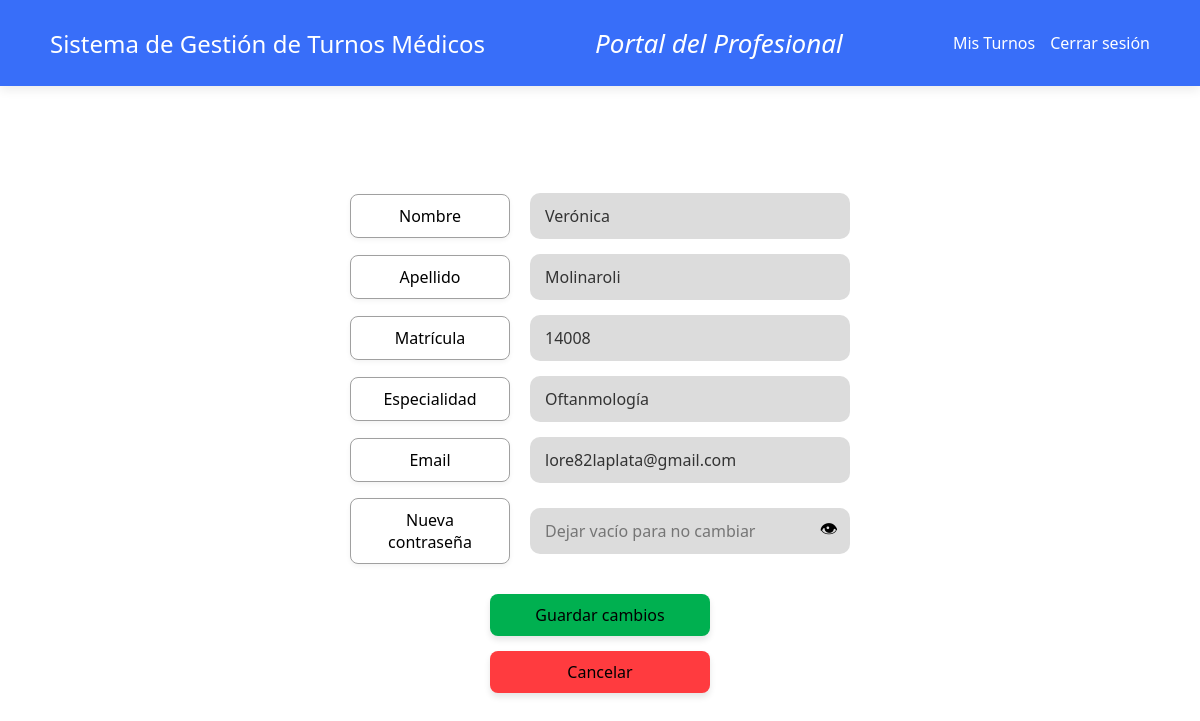
/editar-profesional/ (signed in), run on the app's committed database.
### turnos/models.py (models this page shows, shortened)
class Profesional(models.Model):
    nombre = models.CharField(max_length=100)
    apellido = models.CharField(max_length=100)
    matricula = models.CharField(max_length=50, unique=True)
    especialidad = models.CharField(max_length=100)
    email = models.EmailField(unique=True, null=True, blank=True)
    contrasena = models.CharField(max_length=255) # Para guardar la clave encriptada

### turnos/views.py (the view, shortened to what this page needs)
# urls.py: path('editar-profesional/', views.editar_profesional, name='editar_profesional'),
def editar_profesional(request):
    profesional_id = request.session.get('profesional_id')
    if not profesional_id:
        return redirect('ingreso_profesional')
    profesional = Profesional.objects.get(id=profesional_id)
    return render(request, 'turnos/editar_profesional.html', {'profesional': profesional})

### turnos/templates/turnos/editar_profesional.html (shortened to what this page needs)
<!DOCTYPE html>
<html lang="es">
<head>
</head>
<body>
    <header>
        <div class="logo-titulo">Sistema de Gestión de Turnos Médicos</div>
        <div class="subtitulo-portal">Portal del Profesional</div>
        <div style="display: flex; gap: 15px;">
            <a href="{% url 'lista_turnos_profesional' %}" style="color: white; text-decoration: none; font-size: 16px;">Mis Turnos</a>
            <a href="{% url 'cerrar_sesion' %}" style="color: white; text-decoration: none; font-size: 16px;">Cerrar sesión</a>
        </div>
    </header>
    <div class="contenedor-formulario">
        <form action="{% url 'editar_profesional' %}" method="POST">
            <div class="fila-campo">
                <div class="etiqueta-caja">Nombre</div>
                <input type="text" name="nombre" value="{{ profesional.nombre }}" class="caja-entrada" required>
            </div>
            <div class="fila-campo">
                <div class="etiqueta-caja">Apellido</div>
                <input type="text" name="apellido" value="{{ profesional.apellido }}" class="caja-entrada" required>
            </div>
            <div class="fila-campo">
                <div class="etiqueta-caja">Matrícula</div>
                <input type="text" value="{{ profesional.matricula }}" class="caja-entrada" disabled>
            </div>
            <div class="fila-campo">
                <div class="etiqueta-caja">Especialidad</div>
                <input type="text" name="especialidad" value="{{ profesional.especialidad }}" class="caja-entrada" required>
            </div>
            <div class="fila-campo">
                <div class="etiqueta-caja">Email</div>
                <input type="email" name="email" value="{{ profesional.email }}" class="caja-entrada" required>
            </div>
            <div class="fila-campo">
                <div class="etiqueta-caja">Nueva contraseña</div>
                <div style="position: relative; flex: 1;">
                    <input type="password" id="nueva_contrasena" name="nueva_contrasena" class="caja-entrada" style="width: 100%; padding-right: 45px;" placeholder="Dejar vacío para no cambiar">
                    <span onclick="togglePassword('nueva_contrasena')" style="position: absolute; right: 12px; top: 50%; transform: translateY(-50%); cursor: pointer; font-size: 18px;">👁</span>
                </div>
            </div>
            <button type="submit" class="btn-accion btn-guardar">Guardar cambios</button>
            <a href="{% url 'lista_turnos_profesional' %}" class="btn-accion btn-cancelar">Cancelar</a>
        </form>
    </div>
</body>
</html>

### turnos/templates/turnos/editar_profesional.html (style rules this page uses)
* { margin: 0; padding: 0; box-sizing: border-box; font-family: 'Segoe UI', Tahoma, Geneva, Verdana, sans-serif; }
body { background-color: #FFFFFF; height: 100vh; display: flex; flex-direction: column; overflow-x: hidden; }
header { background-color: #386EF9; width: 100%; padding: 25px 50px; display: flex; justify-content: space-between; align-items: center; box-shadow: 0 4px 10px rgba(0, 0, 0, 0.08); }
.logo-titulo { font-size: 24px; font-weight: 500; color: #FFFFFF; }
.subtitulo-portal { font-size: 26px; font-style: italic; font-weight: 500; color: #FFFFFF; }
.contenedor-formulario { flex: 1; display: flex; flex-direction: column; justify-content: center; align-items: center; padding: 40px 0; }
form { display: flex; flex-direction: column; align-items: center; gap: 15px; width: 100%; max-width: 500px; }
.fila-campo { display: flex; align-items: center; width: 100%; gap: 20px; }
.etiqueta-caja { background-color: #FFFFFF; border: 1px solid #A0A0A0; color: #000000; padding: 10px 15px; border-radius: 8px; font-size: 16px; width: 160px; text-align: center; box-shadow: 0 2px 5px rgba(0,0,0,0.05); }
.caja-entrada { background-color: #DCDCDC; border: none; padding: 12px 15px; border-radius: 10px; font-size: 16px; flex: 1; outline: none; color: #333333; }
.btn-accion { border: none; font-size: 16px; font-weight: 500; padding: 10px 0; border-radius: 8px; width: 220px; cursor: pointer; text-align: center; text-decoration: none; color: #000000; box-shadow: 0 4px 6px rgba(0,0,0,0.1); transition: transform 0.1s ease, filter 0.2s ease; }
.btn-guardar { background-color: #00B050; margin-top: 15px; }
.btn-cancelar { background-color: #FF3B3F; }

### data on the page
Profesional: nombre "Verónica", apellido "Molinaroli", matricula "14008", especialidad "Oftanmología", email "lore82laplata@gmail.com"
